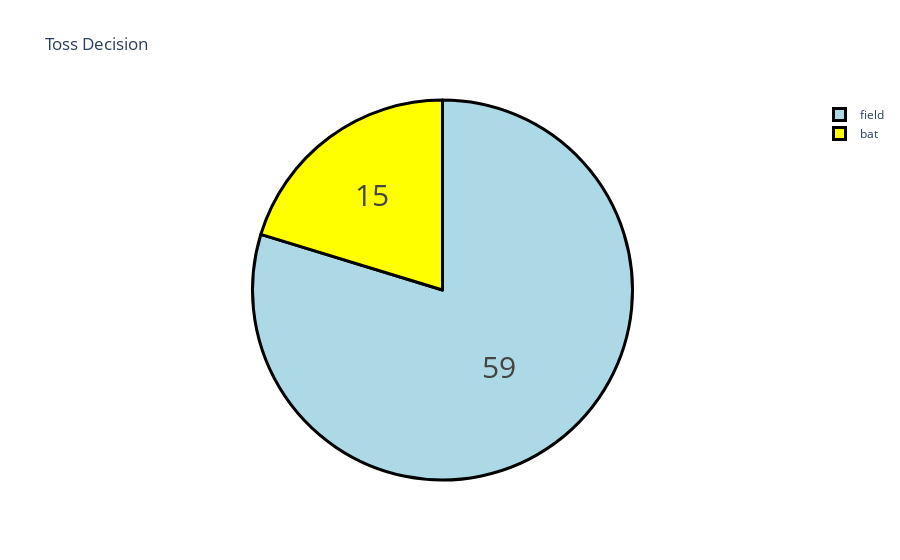

Notebook code for this chart:
### Markdown cell above
# Toss Decision of either Fielding or Batting

### Code cell
toss = data["TossDecision"].value_counts()
label = toss.index
counts = toss.values
colors = ['lightblue','yellow']

fig = go.Figure(data=[go.Pie(labels=label, values=counts)])
fig.update_layout(title_text='Toss Decision')
fig.update_traces(hoverinfo='label+percent', 
                  textinfo='value', textfont_size=30,
                  marker=dict(colors=colors, 
                              line=dict(color='black', width=3)))
fig.show()

### Figure 1 — Plotly figure (JSON) as saved in the notebook; plotly's stock layout.template omitted (floating-point values rounded to 4 significant figures)
{"data": [{"hoverinfo": "label+percent", "labels": ["field", "bat"], "marker": {"colors": ["lightblue", "yellow"], "line": {"color": "black", "width": 3}}, "textfont": {"size": 30}, "textinfo": "value", "type": "pie", "values": [59, 15]}], "layout": {"title": {"text": "Toss Decision"}}}
